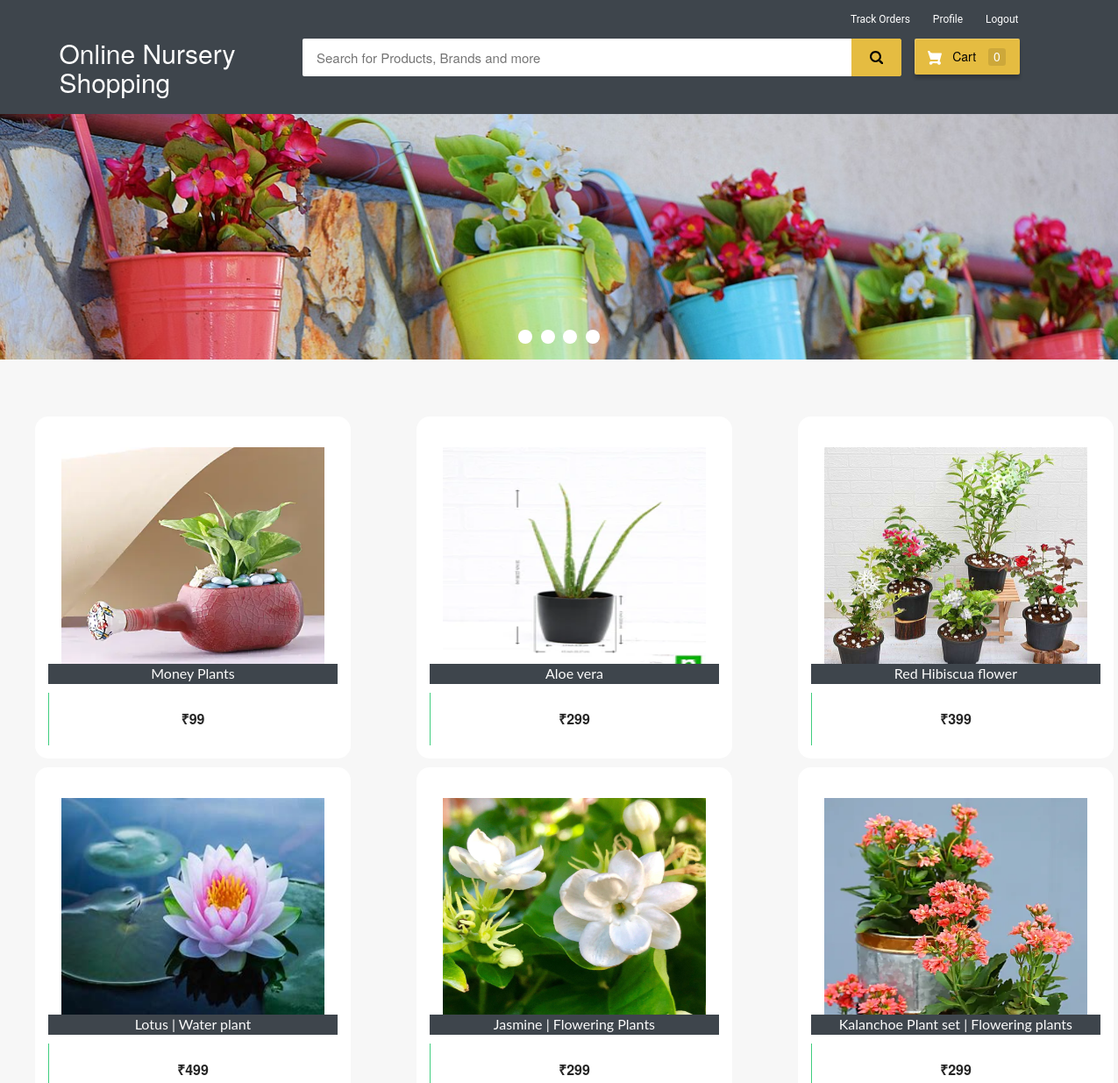
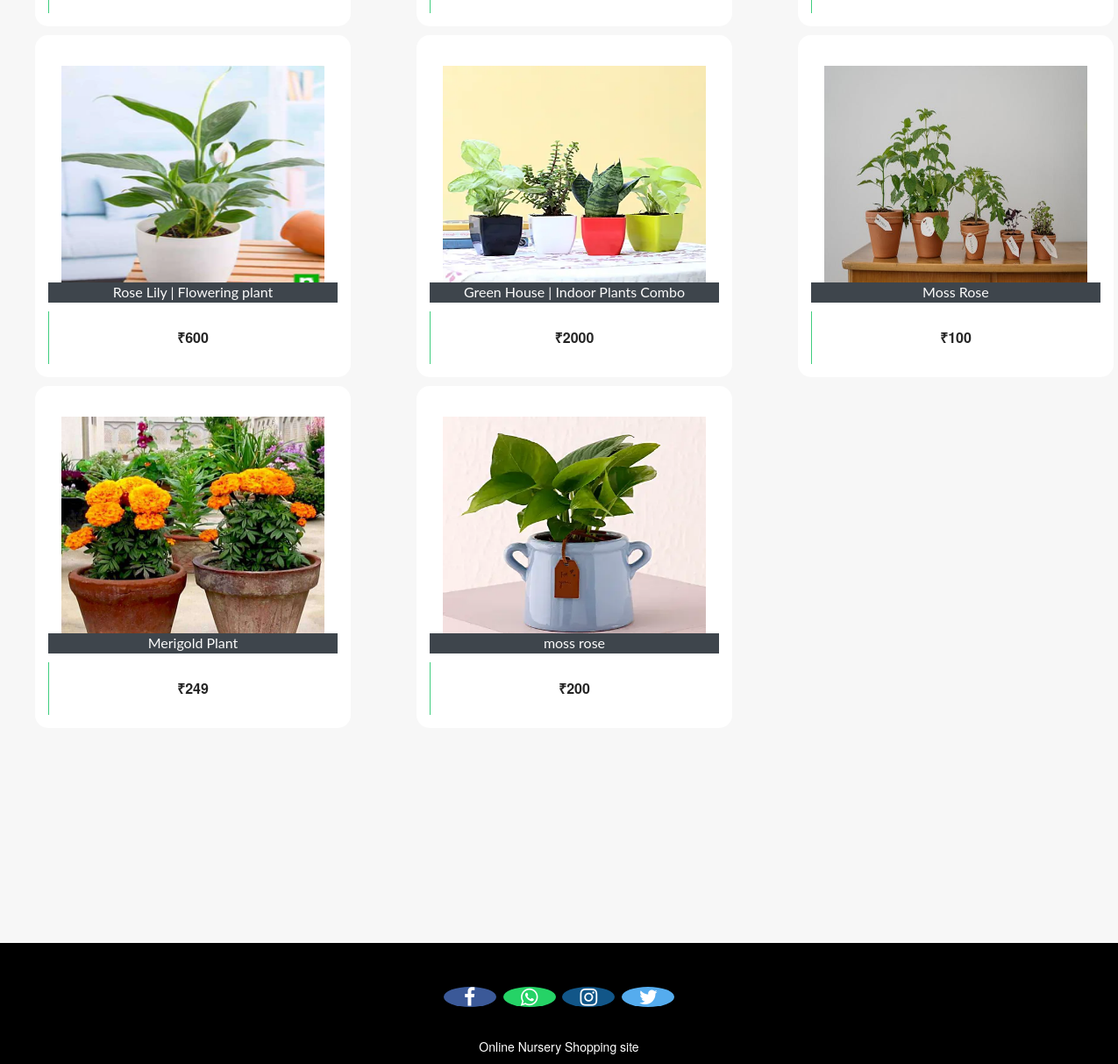
/customer-home (signed in), run on the app's committed database (2 pictures, top to bottom).
### ecom/models.py (models this page shows, shortened)
class Product(models.Model):
    name=models.CharField(max_length=40)
    product_image= models.ImageField(upload_to='product_image/',null=True,blank=True)
    price = models.PositiveIntegerField()
    description=models.CharField(max_length=40)

### ecom/views.py (the view)
# urls.py: path('customer-home', views.customer_home_view,name='customer-home'),
@login_required(login_url='customerlogin')
@user_passes_test(is_customer)
def customer_home_view(request):
    products=models.Product.objects.all()
    if 'product_ids' in request.COOKIES:
        product_ids = request.COOKIES['product_ids']
        counter=product_ids.split('|')
        product_count_in_cart=len(set(counter))
    else:
        product_count_in_cart=0
    return render(request,'ecom/customer_home.html',{'products':products,'product_count_in_cart':product_count_in_cart})

### ecom/views.py (called while the page is built)
def is_customer(user):
    return user.groups.filter(name='CUSTOMER').exists()

### templates/ecom/customer_home.html (shortened to what this page needs)
{% extends 'ecom/customer_base.html' %}
{% load static %}
{% block content %}
<div class="row">
  <div class="col-md-12">
    <div class="slider-container">
      <div class="menu">
        <label for="slide-dot-1"></label>
        <label for="slide-dot-2"></label>
        <label for="slide-dot-3"></label>
        <label for="slide-dot-4"></label>
      </div>
        <div class="slide slide-1"></div>
    </div>
  </div>
</div>
  {%if products%}
  <br>
  <div class="row">
      {% for p in products %}
      <div class="column">
      <div class="container page-wrapper" style="width: 450px;">
        <div class="page-inner">
          <div class="row">
            <div class="el-wrapper">
              <div class="box-up">
                <img class="img" src="{% static p.product_image.url %}" alt="product pic" height="300px" width="300px">
                <div class="img-info">
                  <div class="info-inner">
                    <span style="background-color:#3e454c; color:fbfbfb;"class="p-company">{{p.name}}</span>
                  </div>
                </div>
              </div>
              <div class="box-down">
                <a class="cart" href="{% url 'add-to-cart' p.id  %}">
                  <span class="price">₹{{p.price}}</span>
                  <span class="add-to-cart">
                    <span class="txt"><i class="fa fa-shopping-cart"></i> Add To Cart</span>
                  </span>
                </a>
              </div>
            </div>
          </div>
        </div>
      </div>
      </div>
{% if forloop.counter|divisibleby:"3" %}
    </div>
    <div class="row">
          <br><br><br><br><br>
{% endif %}
  {% endfor %}
</div>
{%else%}
<h3 style="text-align:center; color:#3E454C;">No Search Found</h3>
{%endif%}
<br><br><br>
<br><br><br><br><br><br><br><br><br><br><br><br>
{% endblock content %}

### templates/ecom/customer_base.html (shortened to what this page needs)
<html>
{% load static %}
<head>
<link rel="stylesheet" href="https://maxcdn.bootstrapcdn.com/bootstrap/3.3.0/css/bootstrap.min.css">
<link rel="stylesheet" href="https://maxcdn.bootstrapcdn.com/font-awesome/4.7.0/css/font-awesome.min.css">
</head>
<body>
<div id="navbar">
    <div class="container">
        <div class="row row1">
            <ul class="largenav pull-right">
                <li class="upper-links"><a class="links" href="/my-order">Track Orders</a></li>
                <li class="upper-links"><a class="links" href="/my-profile">Profile</a></li>
                <li class="upper-links"><a class="links" href="/logout">Logout</a></li>
            </ul>
        </div>
        <div class="row row2">
            <div class="col-sm-3">
                <h2 style="margin:0px;"><a style="text-decoration:none; color:white;" href="/"><span class="largenav">Online Nursery Shopping</span></a></h2>
            </div>
            <div class="navbar-search smallsearch col-sm-7 col-xs-11">
              <form  action="/search" method="get">
                <div class="row"> <input class="navbar-input col-xs-11" type="search" placeholder="Search for Products, Brands and more" name="query" id="query">
                  <button class="navbar-button col-xs-1" type="submit">
                  </button>
                </div>
              </form>
            </div>
            <div class="cart1 largenav col-sm-2"> <a class="cart-button" href="/cart">  Cart <span class="item-number ">{{ product_count_in_cart }}</span> </a> </div>
        </div>
    </div>
</div>
{% block content %}
{% endblock content %}
<br><br><br>
<footer>
  <br>
  <p>
    <a href="#" class="fa fa-facebook"></a>
    <a href="#" class="fa fa-whatsapp"></a>
    <a href="#" class="fa fa-instagram"></a>
    <a href="#" class="fa fa-twitter"></a>
  </p>
  <br>
  <div class="container">
    <div class="row">
      <div class="col-md-12 col-sm-12">
        <div style="color:#ffffff;" class="wow fadeInUp footer-copyright">
          <p>Online Nursery Shopping site<br>
             </p>
        </div>
      </div>
    </div>
  </div>
</footer>
</body>
</html>

### templates/ecom/customer_base.html (style rules this page uses)
body { background-color: #f7f7f7; }
#navbar { background-color: #3e454c; color: black; }
.row1 { padding-top: 10px; padding-right: 50px }
.row2 { padding-bottom: 20px }
.navbar-input { padding: 11px 16px; border-radius: 2px 0 0 2px; border: 0 none; outline: 0 none; font-size: 15px }
.navbar-button { background-color: #e5bc41; border: 1px solid #e5bc41; border-radius: 0 2px 2px 0; color: #565656; padding: 10px 0; height: 43px; cursor: pointer }
.cart-button { background-color: #E5BC41; box-shadow: 0 4px 4px 0 rgba(0, 0, 0, .23), inset 1px 1px 0 0 hsla(0, 0%, 100%, .2); padding: 10px 0; text-align: center; height: 41px; border-radius: 2px; font-weight: 500; width: 120px; display: inline-block; color: #FFFFFF; text-decoration: none; color: inherit; border: none; outline: none }
.cart-svg { display: inline-block; width: 16px; height: 16px; vertical-align: middle; margin-right: 8px }
.item-number { border-radius: 3px; background-color: rgba(0, 0, 0, .1); height: 20px; padding: 3px 6px; font-weight: 500; display: inline-block; color: #fff; line-height: 12px; margin-left: 10px }
.upper-links { display: inline-block; padding: 0 11px; line-height: 23px; font-family: 'Roboto', sans-serif; letter-spacing: 0; color: inherit; border: none; outline: none; font-size: 12px }
.links { color: #fff; text-decoration: none }
.largenav { display: none }
.smallsearch { margin-left: 15px; margin-top: 15px }
.menu { cursor: pointer }
footer { padding: 0px 0px 0px 0px; background-color: black; margin: 0px; }
.fa { font-size: 23px; width: 60px; text-align: center; text-decoration: none; margin: 5px 2px; border-radius: 50%; }
.fa-facebook { background: #3B5998; color: white; margin-top: 30px; }
.fa-whatsapp { background: #25d366; color: white; }
.fa-twitter { background: #55ACEE; color: white; }
.fa-instagram { background: #125688; color: white; }
p { text-align: center; }
@media screen and (min-width: 768px) { .largenav { display: block } }
@media screen and (min-width: 768px) { .smallsearch { margin: 0px } }

### data on the page
Product: product_image (picture), name "Money Plants", price "99"
Product: product_image (picture), name "Aloe vera", price "299"
Product: product_image (picture), name "Red Hibiscua flower", price "399"
Product: product_image (picture), name "Lotus | Water plant", price "499"
Product: product_image (picture), name "Jasmine | Flowering Plants", price "299"
Product: product_image (picture), name "Kalanchoe Plant set | Flowering plants", price "299"
Product: product_image (picture), name "Rose Lily | Flowering plant", price "600"
Product: product_image (picture), name "Green House | Indoor Plants Combo", price "2000"
Product: product_image (picture), name "Moss Rose", price "100"
Product: product_image (picture), name "Merigold Plant", price "249"
Product: product_image (picture), name "moss rose", price "200"

### other printed values
{{ product_count_in_cart }} "0"
